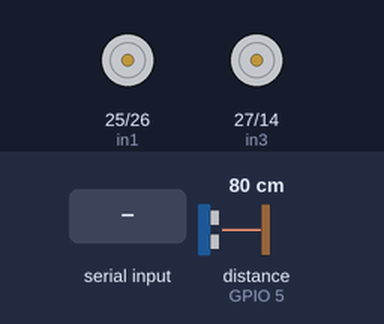
Simulated run of this sketch. Board: ESP32. Shown: motor-driver pin pairs drawn as motors (green arrow = first pin HIGH = forward, orange = second pin HIGH = backward, longer = more drive). Wiring (inferred from the names in the program): ultrasonic range finder: trigger GPIO 4; echo GPIO 5. Inputs (shaded band) come from the test bench; at power-on: distance to the obstacle (sensor on GPIO 5) 80 cm. The echo pulse lasts 58.3 µs per cm; what the sketch prints to the serial monitor is not drawn.

Above: at 2.6 s.
2.7 s: distance to the obstacle (sensor on GPIO 5) set to 24 cm
4.2 s: distance to the obstacle (sensor on GPIO 5) set to 20 cm
At 4.94 s:
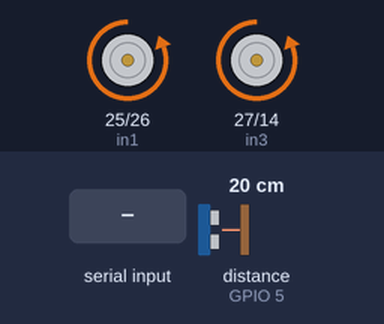
7.2 s: "L" received over Serial
At 8.71 s:
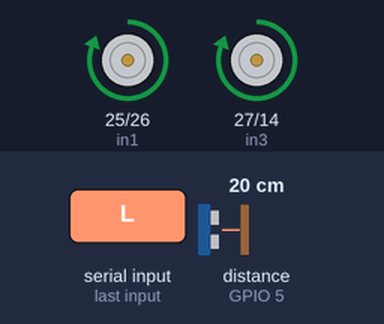
10.2 s: "X" received over Serial
At 11.48 s:
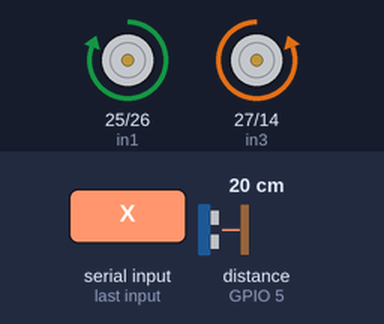
13.2 s: "R" received over Serial
16.2 s: distance to the obstacle (sensor on GPIO 5) set to 5 cm
19.2 s: distance to the obstacle (sensor on GPIO 5) set to 2 cm
At 20.2 s:
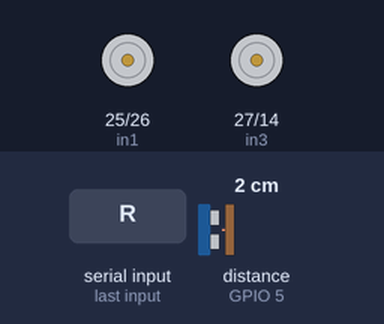
Timing chart, 0 to 22.1 s (numbered marks = the images above; inputs shaded):
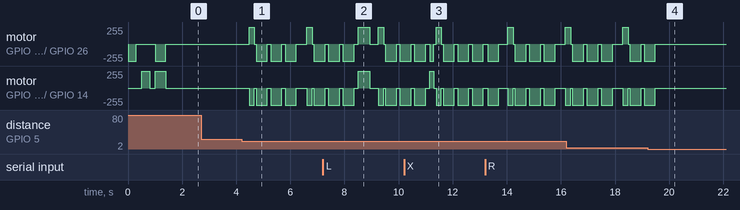

Measured:
- the behaviour switches between 22 and 21 cm on distance to the obstacle (sensor on GPIO 5) (found by bisection; images 0 and 1)
- the behaviour switches between 4 and 3 cm on distance to the obstacle (sensor on GPIO 5) (found by bisection; images 3 and 4)
- after the input at 2.7 s, every drawn part: stays the same
- after the input at 19.2 s, motor on GPIO 25 (in1) / GPIO 26 (in2), motor on GPIO 27 (in3) / GPIO 14 (in4): goes on until 19.5 s, then stays stopped

The sketch:

koode_bot.ino
```cpp
// ===================== ULTRASONIC =====================
const int trigPin = 4;
const int echoPin = 5;
// ===================== MOTOR DRIVER =====================
const int in1 = 25, in2 = 26, in3 = 27, in4 = 14;

// ===================== SETTINGS =====================
const int obstacleLimit       = 20;
const unsigned long TURN_90_MS      = 420;   // Tune for your bot
const unsigned long FORWARD_20CM_MS = 800;   // Tune after calibration

char command         = 'S';
bool commandExecuted = false;
int  consecObstacle  = 0;
const int OBSTACLE_CONFIRM = 3;

// ===================== SETUP =====================
void setup() {
  Serial.begin(115200);
  pinMode(trigPin, OUTPUT);
  pinMode(echoPin, INPUT);
  pinMode(in1,OUTPUT); pinMode(in2,OUTPUT);
  pinMode(in3,OUTPUT); pinMode(in4,OUTPUT);
  motorStop();

  // --- Quick self-test: blink each motor 300ms so you can verify direction ---
  Serial.println("Self-test: Motor A forward...");
  digitalWrite(in1, LOW); digitalWrite(in2, HIGH);   // Motor A forward (swapped)
  delay(300); motorStop(); delay(200);

  Serial.println("Self-test: Motor B forward...");
  digitalWrite(in3, HIGH); digitalWrite(in4, LOW);   // Motor B forward
  delay(300); motorStop(); delay(200);

  Serial.println("Self-test: Both forward...");
  motorForward(); delay(400); motorStop();

  Serial.println("Ready. X=Forward  L=Left+20cm  R=Right+20cm  S=Stop");
}

// ===================== LOOP =====================
void loop() {

  if (Serial.available()) {
    char c = Serial.read();
    if (c=='X' || c=='L' || c=='R' || c=='S') {
      command = c;
      commandExecuted = false;
      Serial.print("CMD: "); Serial.println(command);
    }
  }

  int dist = getMedianDistance();
  Serial.print("Dist: "); Serial.println(dist);

  if (dist > 0 && dist <= obstacleLimit) consecObstacle++;
  else consecObstacle = 0;

  if (consecObstacle >= OBSTACLE_CONFIRM) {
    consecObstacle = 0;
    avoidObstacle();
    command = 'S';
    commandExecuted = true;
    return;
  }

  if (!commandExecuted) {
    if (command == 'X') {
      motorForward();

    } else if (command == 'L') {
      turnLeft();
      delay(TURN_90_MS);
      motorStop(); delay(60);
      moveForwardCm();
      motorStop();
      commandExecuted = true;
      command = 'S';
      Serial.println("L done.");

    } else if (command == 'R') {
      turnRight();
      delay(TURN_90_MS);
      motorStop(); delay(60);
      moveForwardCm();
      motorStop();
      commandExecuted = true;
      command = 'S';
      Serial.println("R done.");

    } else {
      motorStop();
      commandExecuted = true;
    }
  }

  delay(40);
}

// ===================== MOVE 20 CM =====================
void moveForwardCm() {
  unsigned long start = millis();
  while (millis() - start < FORWARD_20CM_MS) {
    int d = getMedianDistance();
    if (d > 0 && d <= obstacleLimit) {
      motorStop();
      Serial.println("Obstacle mid-move — stopped.");
      return;
    }
    motorForward();
    delay(30);
  }
}

// ===================== OBSTACLE AVOIDANCE =====================
void avoidObstacle() {
  Serial.println("OBSTACLE — avoiding...");
  motorStop(); delay(80);
  motorBack();  delay(200);   // Reverse away
  motorStop(); delay(60);

  for (int attempt = 0; attempt < 3; attempt++) {
    turnRight();
    delay(TURN_90_MS);
    motorStop(); delay(80);

    int clearDist = getMedianDistance();
    Serial.print("Post-turn dist: "); Serial.println(clearDist);

    if (clearDist == -1 || clearDist > obstacleLimit + 10) {
      Serial.println("Path clear.");
      return;
    }
    Serial.println("Still blocked, retrying...");
  }
  motorStop();
  Serial.println("Fully blocked — waiting.");
}

// ===================== ULTRASONIC: MEDIAN OF 3 =====================
int getMedianDistance() {
  int r[3];
  for (int i = 0; i < 3; i++) {
    digitalWrite(trigPin, LOW);
    delayMicroseconds(2);
    digitalWrite(trigPin, HIGH);
    delayMicroseconds(10);
    digitalWrite(trigPin, LOW);
    long dur = pulseIn(echoPin, HIGH, 20000);
    if (dur == 0) { r[i] = 999; delay(10); continue; }
    int cm = dur * 0.034 / 2;
    r[i] = (cm > 2 && cm < 150) ? cm : 999;
    delay(10);
  }
  if (r[0]>r[1]) { int t=r[0]; r[0]=r[1]; r[1]=t; }
  if (r[1]>r[2]) { int t=r[1]; r[1]=r[2]; r[2]=t; }
  if (r[0]>r[1]) { int t=r[0]; r[0]=r[1]; r[1]=t; }
  return (r[1] == 999) ? -1 : r[1];
}

// ===================== MOTOR FUNCTIONS (Motor A pins swapped) =====================
void motorForward() {
  digitalWrite(in1, LOW);  digitalWrite(in2, HIGH);  // Motor A — swapped
  digitalWrite(in3, HIGH); digitalWrite(in4, LOW);   // Motor B — unchanged
}
void motorBack() {
  digitalWrite(in1, HIGH); digitalWrite(in2, LOW);   // Motor A — swapped
  digitalWrite(in3, LOW);  digitalWrite(in4, HIGH);  // Motor B — unchanged
}
void turnLeft() {
  digitalWrite(in1, HIGH); digitalWrite(in2, LOW);   // Motor A backward
  digitalWrite(in3, HIGH); digitalWrite(in4, LOW);   // Motor B forward
}
void turnRight() {
  digitalWrite(in1, LOW);  digitalWrite(in2, HIGH);  // Motor A forward
  digitalWrite(in3, LOW);  digitalWrite(in4, HIGH);  // Motor B backward
}
void motorStop() {
  digitalWrite(in1, LOW); digitalWrite(in2, LOW);
  digitalWrite(in3, LOW); digitalWrite(in4, LOW);
}
```
